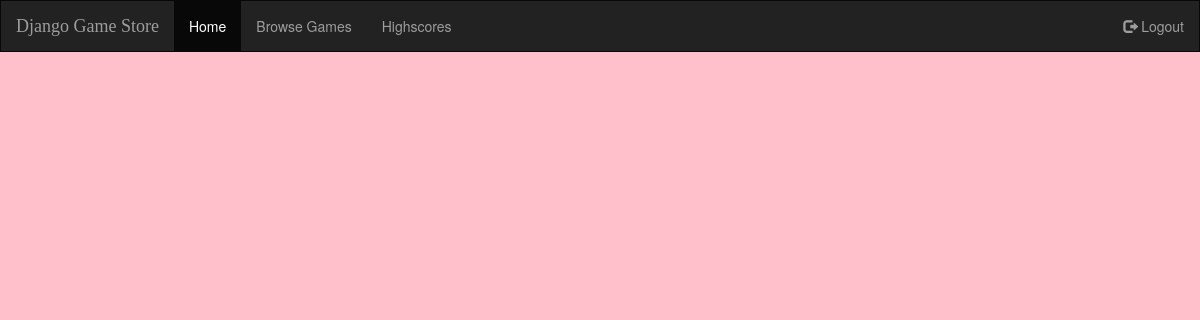
The app's page / (signed in), older data.
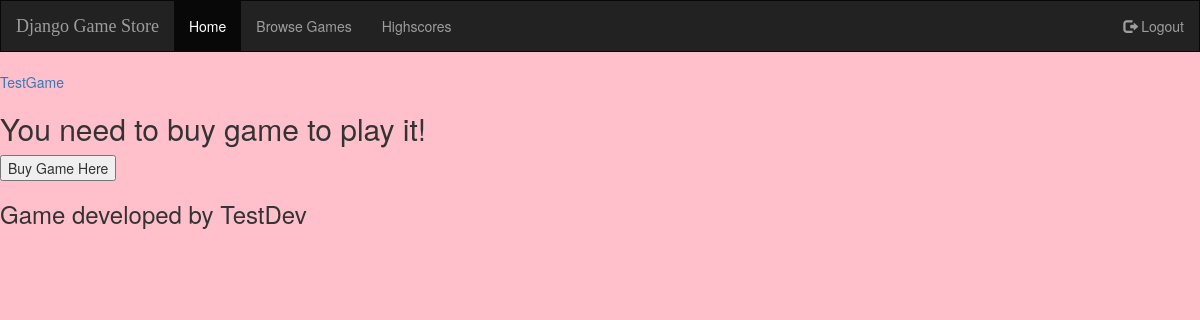
The same page, newer data.
### gamestore/models.py (models this page shows, shortened)
class Game(models.Model):
    name = models.CharField(max_length=255, primary_key=True, unique=True)
    url = models.URLField(max_length=255)
    price = models.DecimalField(max_digits=20, decimal_places=2)
    developer = models.ForeignKey('users.CustomUser', on_delete=models.CASCADE, null=True)
    is_bought = models.BooleanField(default=True)

### users/models.py (models this page shows)
class CustomUser(AbstractUser):
    usertype = models.CharField(max_length=10)
    games = models.ManyToManyField('gamestore.Game')
    test = models.CharField(max_length=10, choices=usertypes)

### gamestore/views.py (the view)
# urls.py: path('', views.home, name='home'),
def home(request):
    context = {
        'games' : Game.objects.all()
    }
    return render(request, "home.html",context)

### templates/home.html (shortened to what this page needs)
{% extends 'base.html' %}
{% block content %}
{% if user.is_authenticated %}
  {% for game in games %}
    <a href="{% url 'game-detail' game.name %}">{{ game.name }}</a> <br>
    {% if game.is_bought %}
      <iframe src="{{ game.url }}" width="" height=""></iframe>
    {% else %}
      <h2>You need to buy game to play it!</h2>
      <button type="submit" name="buyGame" method="post">Buy Game Here</button>
    {% endif %}
    <h3>Game developed by {{ game.developer }}</h3>
  {% endfor %}
{% else %}
  <p>You are not logged in</p>
  <a href="{% url 'login' %}">login</a>
  <a href="{% url 'signup' %}">register</a>
{% endif %}
{% endblock content %}

Row changes from the older to the newer data that the page shows:
added Game: name "TestGame", is_bought "You need to buy game to play it!", developer "TestDev"
